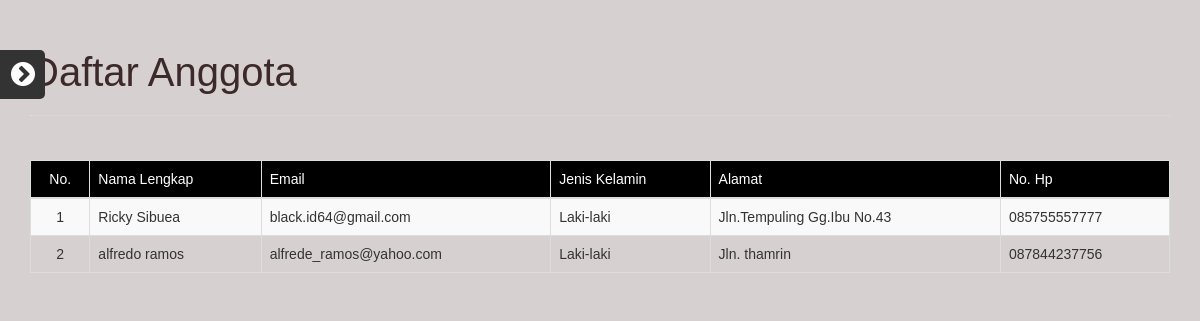
Page /member_list.php on the committed database.
### tables this page shows
CREATE TABLE IF NOT EXISTS `users` (
  `user_id` int(4) NOT NULL AUTO_INCREMENT,
  `username` varchar(20) NOT NULL,
  `password` varchar(50) NOT NULL,
  `email` varchar(100) NOT NULL,
  `fullname` varchar(100) NOT NULL,
  `jen_kel` enum('Laki-laki','Perempuan') NOT NULL,
  `alamat` varchar(100) NOT NULL,
  `gaji` varchar(10) NOT NULL,
  `no_hp` varchar(12) NOT NULL,
  `no_ktp` varchar(20) NOT NULL,
  `no_rek` varchar(20) NOT NULL,
  PRIMARY KEY (`user_id`)
);

### member_list.php (the view, shortened to what this page needs)
<!doctype html>
<html lang="en">
<head>
	<link rel="stylesheet" type="text/css" href="css/reset.css">
	<link rel="stylesheet" type="text/css" href="css/bootstrap.css">
	<link rel="stylesheet" href="fontawsome/font-awesome.css">
	<link rel="stylesheet" type="text/css" href="css/a.css">
</head>
<body>
		<?php
			include "nav.php";
		?>
		<div class="container">
				<div class="row">
						<div class="col-md-12  page_header">
								<h3><font color="#3C2A2A">Daftar Anggota</font></h3>
								<hr>
						</div>
				</div>
				<div class="row">
					<div class="col-md-12">
						<font face="verdana,arial" size=-1>
						<center>
														<table class="table table-responsive table-key-value pull-center table-striped table-bordered">
															<thead bgcolor="black">
																<tr>
																	<td><font color="white"><center>No.</td>
																	<td><font color="white">Nama Lengkap</td>
																	<td><font color="white">Email</td>
																	<td><font color="white">Jenis Kelamin</td>
																	<td><font color="white">Alamat</td>
																	<td><font color="white">No. Hp</td>
																</tr></font>
															<tbody>
																<?php
																$query = mysql_query("select * from users");
																$no = 1;
																while ($data = mysql_fetch_array($query)) {
																?>
																	<tr>
																		<td><center><?php echo $no; ?></td>
																		<td><?php echo $data['fullname']; ?></td>
																		<td><?php echo $data['email']; ?></td>
																		<td><?php echo $data['jen_kel']; ?></td>
																		<td><?php echo $data['alamat']; ?></td>
																		<td><?php echo $data['no_hp']; ?></td>
																	</tr>
																<?php
																	$no++;
																}
																?>
															</tbody>
					</div>
				</div>
		</div>
</body>
</html>

### css/a.css (style rules this page uses)
body { background: url(../img/) no-repeat fixed; background-size:100% 100%; background-color:#D7D0D0; }
.page_header { height: 160px; padding-top: 30px; }
.page_header h3 { color: #fff; font:normal 40px Arial; }
.page_header hr { border:0; border-bottom: 1px dotted #fff; opacity: .3; }

### rows in the picture
users: fullname "Ricky Sibuea", email "black.id64@gmail.com", jen_kel "Laki-laki", alamat "Jln.Tempuling Gg.Ibu No.43", no_hp "085755557777"
users: fullname "alfredo ramos", email "alfrede_ramos@yahoo.com", jen_kel "Laki-laki", alamat "Jln. thamrin", no_hp "087844237756"
